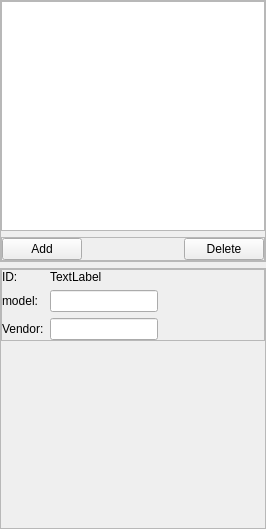
<?xml version="1.0" encoding="UTF-8"?>
<ui version="4.0">
 <class>ImagersWidget</class>
 <widget class="QWidget" name="ImagersWidget">
  <property name="geometry">
   <rect>
    <x>0</x>
    <y>0</y>
    <width>266</width>
    <height>529</height>
   </rect>
  </property>
  <property name="windowTitle">
   <string>Form</string>
  </property>
  <layout class="QVBoxLayout" name="verticalLayout_2">
   <property name="margin">
    <number>0</number>
   </property>
   <item>
    <widget class="QFrame" name="listFrame">
     <property name="frameShape">
      <enum>QFrame::StyledPanel</enum>
     </property>
     <property name="frameShadow">
      <enum>QFrame::Raised</enum>
     </property>
     <layout class="QVBoxLayout" name="verticalLayout_9">
      <property name="spacing">
       <number>-1</number>
      </property>
      <property name="margin">
       <number>0</number>
      </property>
      <item>
       <widget class="QListView" name="imagersListView"/>
      </item>
      <item>
       <widget class="QFrame" name="frame_15">
        <property name="frameShape">
         <enum>QFrame::StyledPanel</enum>
        </property>
        <property name="frameShadow">
         <enum>QFrame::Raised</enum>
        </property>
        <layout class="QHBoxLayout" name="horizontalLayout_8">
         <property name="spacing">
          <number>0</number>
         </property>
         <property name="margin">
          <number>0</number>
         </property>
         <item>
          <widget class="QPushButton" name="addImagerButton">
           <property name="text">
            <string>Add</string>
           </property>
          </widget>
         </item>
         <item>
          <spacer name="horizontalSpacer_7">
           <property name="orientation">
            <enum>Qt::Horizontal</enum>
           </property>
           <property name="sizeHint" stdset="0">
            <size>
             <width>70</width>
             <height>20</height>
            </size>
           </property>
          </spacer>
         </item>
         <item>
          <widget class="QPushButton" name="deleteImagerButton">
           <property name="text">
            <string>Delete</string>
           </property>
          </widget>
         </item>
        </layout>
       </widget>
      </item>
     </layout>
    </widget>
   </item>
   <item>
    <widget class="QFrame" name="infoFrame">
     <property name="frameShape">
      <enum>QFrame::StyledPanel</enum>
     </property>
     <property name="frameShadow">
      <enum>QFrame::Raised</enum>
     </property>
     <layout class="QVBoxLayout" name="verticalLayout">
      <property name="spacing">
       <number>-1</number>
      </property>
      <property name="margin">
       <number>0</number>
      </property>
      <item>
       <widget class="QFrame" name="stackedWidget">
        <property name="frameShape">
         <enum>QFrame::StyledPanel</enum>
        </property>
        <property name="frameShadow">
         <enum>QFrame::Raised</enum>
        </property>
        <layout class="QFormLayout" name="formLayout">
         <property name="fieldGrowthPolicy">
          <enum>QFormLayout::FieldsStayAtSizeHint</enum>
         </property>
         <property name="margin">
          <number>0</number>
         </property>
         <item row="0" column="0">
          <widget class="QLabel" name="label">
           <property name="text">
            <string>ID:</string>
           </property>
          </widget>
         </item>
         <item row="0" column="1">
          <widget class="QLabel" name="idLabel">
           <property name="text">
            <string>TextLabel</string>
           </property>
          </widget>
         </item>
         <item row="1" column="0">
          <widget class="QLabel" name="label_3">
           <property name="text">
            <string>model:</string>
           </property>
          </widget>
         </item>
         <item row="1" column="1">
          <widget class="QLineEdit" name="modelLineEdit">
           <property name="sizePolicy">
            <sizepolicy hsizetype="Expanding" vsizetype="Fixed">
             <horstretch>0</horstretch>
             <verstretch>0</verstretch>
            </sizepolicy>
           </property>
          </widget>
         </item>
         <item row="2" column="0">
          <widget class="QLabel" name="label_4">
           <property name="text">
            <string>Vendor:</string>
           </property>
          </widget>
         </item>
         <item row="2" column="1">
          <widget class="QLineEdit" name="vendorLineEdit"/>
         </item>
        </layout>
       </widget>
      </item>
      <item>
       <spacer name="verticalSpacer">
        <property name="orientation">
         <enum>Qt::Vertical</enum>
        </property>
        <property name="sizeHint" stdset="0">
         <size>
          <width>20</width>
          <height>43</height>
         </size>
        </property>
       </spacer>
      </item>
     </layout>
     <zorder>verticalSpacer</zorder>
     <zorder>stackedWidget</zorder>
    </widget>
   </item>
  </layout>
 </widget>
 <resources/>
 <connections/>
</ui>
